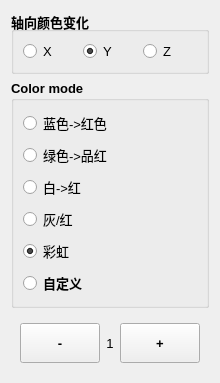
       <widget class="QWidget" name="tab">
        <attribute name="title">
         <string>颜色模式</string>
        </attribute>
        <layout class="QVBoxLayout" name="verticalLayout_3">
         <item>
          <widget class="QGroupBox" name="groupBox_Axis">
           <property name="sizePolicy">
            <sizepolicy hsizetype="Preferred" vsizetype="Preferred">
             <horstretch>0</horstretch>
             <verstretch>0</verstretch>
            </sizepolicy>
           </property>
           <property name="minimumSize">
            <size>
             <width>0</width>
             <height>0</height>
            </size>
           </property>
           <property name="font">
            <font>
             <pointsize>10</pointsize>
             <weight>75</weight>
             <bold>true</bold>
            </font>
           </property>
           <property name="title">
            <string>轴向颜色变化</string>
           </property>
           <layout class="QHBoxLayout" name="horizontalLayout">
            <item>
             <widget class="QRadioButton" name="radioButton_x">
              <property name="font">
               <font>
                <pointsize>10</pointsize>
                <weight>50</weight>
                <bold>false</bold>
               </font>
              </property>
              <property name="text">
               <string>X</string>
              </property>
              <property name="checked">
               <bool>false</bool>
              </property>
             </widget>
            </item>
            <item>
             <widget class="QRadioButton" name="radioButton_y">
              <property name="font">
               <font>
                <pointsize>10</pointsize>
                <weight>50</weight>
                <bold>false</bold>
               </font>
              </property>
              <property name="text">
               <string>Y</string>
              </property>
              <property name="checked">
               <bool>true</bool>
              </property>
             </widget>
            </item>
            <item>
             <widget class="QRadioButton" name="radioButton_z">
              <property name="font">
               <font>
                <pointsize>10</pointsize>
                <weight>50</weight>
                <bold>false</bold>
               </font>
              </property>
              <property name="text">
               <string>Z</string>
              </property>
              <property name="checked">
               <bool>false</bool>
              </property>
             </widget>
            </item>
           </layout>
          </widget>
         </item>
         <item>
          <widget class="QGroupBox" name="groupBox_ColorMode">
           <property name="sizePolicy">
            <sizepolicy hsizetype="Expanding" vsizetype="Expanding">
             <horstretch>0</horstretch>
             <verstretch>0</verstretch>
            </sizepolicy>
           </property>
           <property name="minimumSize">
            <size>
             <width>0</width>
             <height>0</height>
            </size>
           </property>
           <property name="font">
            <font>
             <pointsize>10</pointsize>
             <weight>75</weight>
             <bold>true</bold>
            </font>
           </property>
           <property name="title">
            <string>Color mode</string>
           </property>
           <layout class="QVBoxLayout" name="verticalLayout_2">
            <item>
             <widget class="QRadioButton" name="radioButton_BlueRed">
              <property name="font">
               <font>
                <pointsize>10</pointsize>
                <weight>50</weight>
                <bold>false</bold>
               </font>
              </property>
              <property name="text">
               <string>蓝色-&gt;红色</string>
              </property>
             </widget>
            </item>
            <item>
             <widget class="QRadioButton" name="radioButton_GreenMagenta">
              <property name="font">
               <font>
                <pointsize>10</pointsize>
                <weight>50</weight>
                <bold>false</bold>
               </font>
              </property>
              <property name="text">
               <string>绿色-&gt;品红</string>
              </property>
             </widget>
            </item>
            <item>
             <widget class="QRadioButton" name="radioButton_WhiteRed">
              <property name="font">
               <font>
                <pointsize>10</pointsize>
                <weight>50</weight>
                <bold>false</bold>
               </font>
              </property>
              <property name="text">
               <string>白-&gt;红</string>
              </property>
             </widget>
            </item>
            <item>
             <widget class="QRadioButton" name="radioButton_GreyRed">
              <property name="font">
               <font>
                <pointsize>10</pointsize>
                <weight>50</weight>
                <bold>false</bold>
               </font>
              </property>
              <property name="text">
               <string>灰/红</string>
              </property>
             </widget>
            </item>
            <item>
             <widget class="QRadioButton" name="radioButton_Rainbow">
              <property name="font">
               <font>
                <pointsize>10</pointsize>
                <weight>50</weight>
                <bold>false</bold>
               </font>
              </property>
              <property name="text">
               <string>彩虹</string>
              </property>
              <property name="checked">
               <bool>true</bool>
              </property>
             </widget>
            </item>
            <item>
             <widget class="QRadioButton" name="radioButton_others">
              <property name="text">
               <string>自定义</string>
              </property>
             </widget>
            </item>
           </layout>
          </widget>
         </item>
         <item>
          <widget class="QWidget" name="widget" native="true">
           <layout class="QHBoxLayout" name="horizontalLayout_3">
            <item>
             <widget class="QPushButton" name="pushButton_dec">
              <property name="sizePolicy">
               <sizepolicy hsizetype="Fixed" vsizetype="Preferred">
                <horstretch>0</horstretch>
                <verstretch>0</verstretch>
               </sizepolicy>
              </property>
              <property name="minimumSize">
               <size>
                <width>50</width>
                <height>40</height>
               </size>
              </property>
              <property name="font">
               <font>
                <pointsize>10</pointsize>
                <weight>75</weight>
                <bold>true</bold>
               </font>
              </property>
              <property name="text">
               <string>-</string>
              </property>
             </widget>
            </item>
            <item>
             <widget class="QLabel" name="label_pointSize">
              <property name="sizePolicy">
               <sizepolicy hsizetype="Preferred" vsizetype="Preferred">
                <horstretch>0</horstretch>
                <verstretch>0</verstretch>
               </sizepolicy>
              </property>
              <property name="font">
               <font>
                <pointsize>10</pointsize>
               </font>
              </property>
              <property name="layoutDirection">
               <enum>Qt::LeftToRight</enum>
              </property>
              <property name="frameShape">
               <enum>QFrame::NoFrame</enum>
              </property>
              <property name="lineWidth">
               <number>1</number>
              </property>
              <property name="text">
               <string>1</string>
              </property>
              <property name="alignment">
               <set>Qt::AlignCenter</set>
              </property>
             </widget>
            </item>
            <item>
             <widget class="QPushButton" name="pushButton_inc">
              <property name="sizePolicy">
               <sizepolicy hsizetype="Fixed" vsizetype="Fixed">
                <horstretch>0</horstretch>
                <verstretch>0</verstretch>
               </sizepolicy>
              </property>
              <property name="minimumSize">
               <size>
                <width>50</width>
                <height>40</height>
               </size>
              </property>
              <property name="font">
               <font>
                <pointsize>10</pointsize>
                <weight>75</weight>
                <bold>true</bold>
               </font>
              </property>
              <property name="text">
               <string>+</string>
              </property>
             </widget>
            </item>
           </layout>
          </widget>
         </item>
        </layout>
       </widget>
